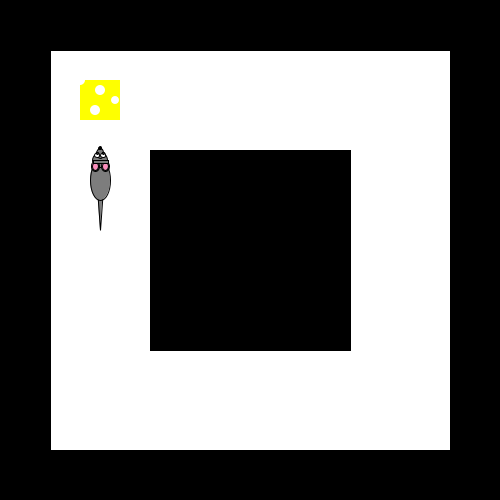
Frame 1 (no input)
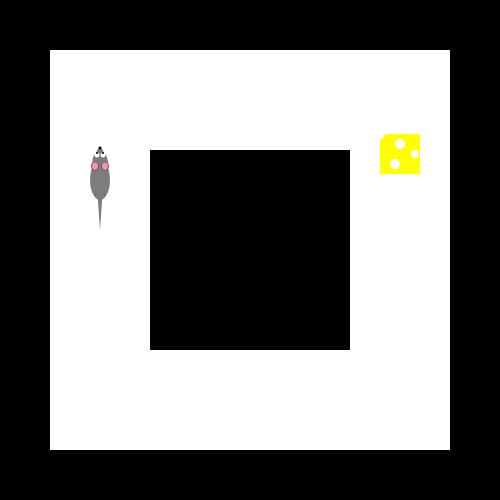
Frame 60 (the mouse pressed at the canvas centre just before this capture)
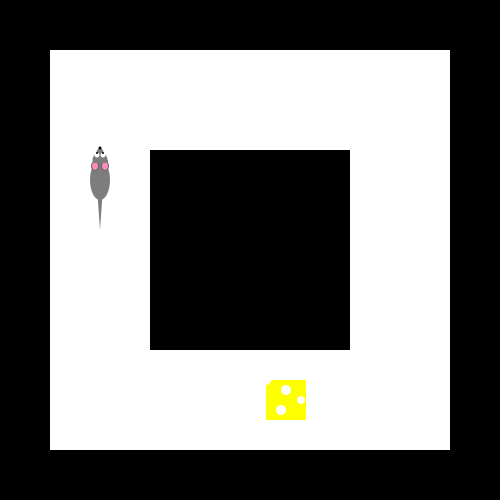
Frame 120 (the mouse held since frame 60 and released just before this capture)

The Processing sketch that drew these frames (run headless with seeded random() and noise(); from frame 60 on, the mouse is pressed at the canvas centre):

// Processing sketch: program3_original_
// ── program3_original_.pde
//Mouse Chasing Cheese by Bridger Hackworth

int cheeseCount=0;
float cheeseAngle=0;

//int circleX=0;
void setup() {
 size(500, 500);
}

void draw() {
 background(0);
 
 
 //Maze 
 fill(255);
 rect(50, 50, 400, 400);
 fill(0);
 rect(150, 150, 200, 200);
 
  //Draw Mouse
 //Body
 fill(125);
 triangle(95, 160, 105, 160, 100, 230); 
 ellipse(100, 180, 20, 40);
 ellipse(100, 160, 15, 15);
 ellipse(100, 153, 7, 10);
 fill(0);
 ellipse(100, 148, 3, 3);
 //Ears
 fill(100);
 ellipse(95, 166, 8, 10);
 ellipse(105, 166, 8, 10);
 fill(250, 141, 187);
 ellipse(95, 166, 6, 8);
 ellipse(105, 166, 6, 8);
 fill(125);
 rect(93, 160, 15, 3); 
 //Eyes
 fill(255);
 ellipse(97, 155, 5, 5);
 ellipse(103, 155, 5, 5);
 fill(0);
 ellipse(97, 153, 2, 2);
 ellipse(103, 153, 2, 2);
 
 
 //Move the Cheese
 if(cheeseCount/300 < 1)
 {
 translate(cheeseCount, 0);
 }
 else
 { translate (300, 0);
 }
 
  if(cheeseCount-300 > 0)
  {
    translate(0, cheeseCount-300);
}
 
 if (cheeseCount-600 > 0)
 {
   translate (0, -cheeseCount+300);
   translate(-cheeseCount+600, 300);
 }
 
 if (cheeseCount-900 > 0)
 {
   translate(cheeseCount-600,0);
   translate(-300, -cheeseCount+900);
   
 }

 
 //Cheese
 noStroke();
 fill(254, 255, 0);
 rect(80, 80, 40, 40);
 fill(255);
 ellipse(80, 80, 10, 10);
 ellipse(95, 110, 10, 10);
 ellipse(100, 90, 10, 10);
 ellipse(115, 100, 8, 8);
 
 if (cheeseCount == 1200)
 {
 cheeseCount = 0;
 }
 
 else
 {
 cheeseCount = cheeseCount + 6;
 }


}
